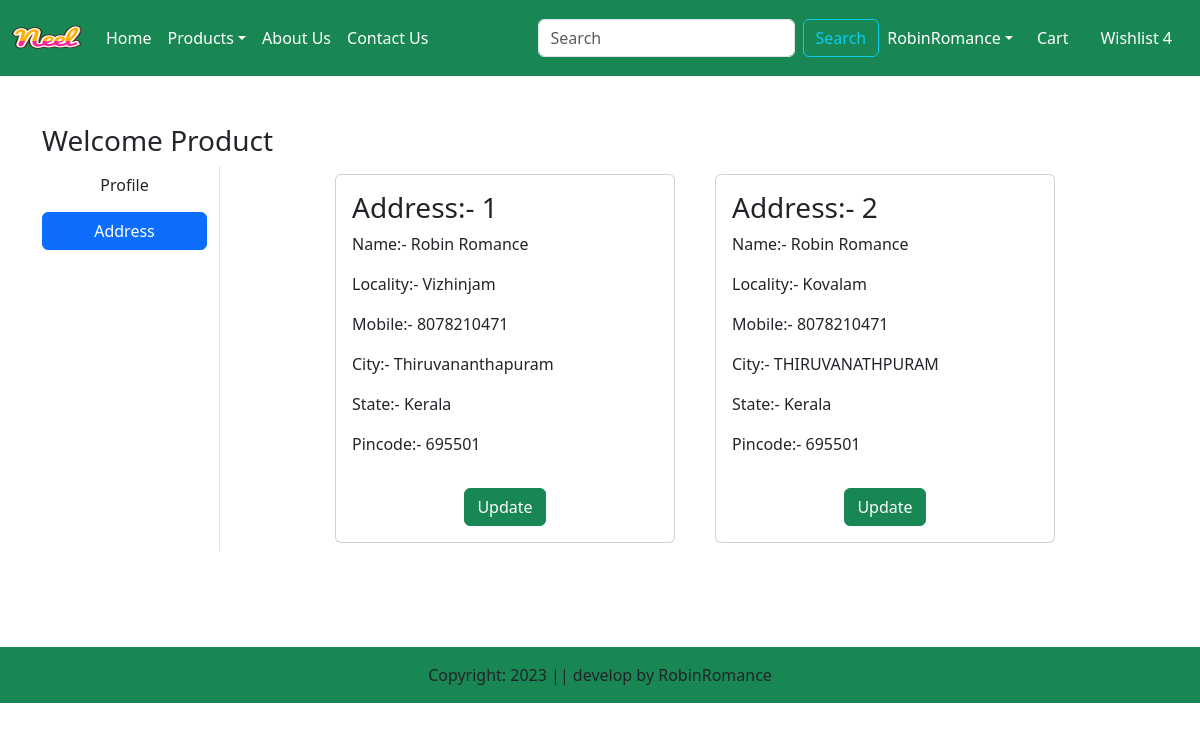
The page /address/ (signed in) on the database its author committed.
### app/models.py (models this page shows, shortened)
class Customer(models.Model):
    user = models.ForeignKey(User, on_delete=models.CASCADE)
    name = models.CharField(max_length=200)
    locality = models.CharField(max_length=200)
    city = models.CharField(max_length=50)
    mobile = models.IntegerField(default=0)
    zipcode = models.IntegerField()
    state = models.CharField(choices=STATE_CHOICES, max_length=100)

### app/views.py (the view)
# urls.py: path('address/', views.address, name='address'),
def address(request):
    add = Customer.objects.filter(user = request.user)
    return render(request, 'app/address.html', locals())

### app/templates/app/address.html (shortened to what this page needs)
{% extends 'app/base.html' %}
{% load static %}
{% block main-content %}
<div class="container my-5">
    <div class="row">
        <h3>Welcome <span class='text-capitalize'>{{request.user}}</span></h3>
        <div class="col-sm-2 border-end">
            <ul class='list-unstyled'>
                <li class='d-grid'><a href="{% url 'profile' %}" class='btn'>Profile</a></li>
                <li class='d-grid mt-2'><a href="{% url 'address' %}" class='btn btn-primary'>Address</a></li>
            </ul>
        </div>
        <div class="col-sm-8 offset-sm-1">
            <div class="row">
            {% for ad in add %}
                <div class="col-sm-6">
                    <div class="card m-2">
                        <div class="card-body">
                            <h3>Address:-  {{ forloop.counter }} </h3>
                            <p>Name:-  {{ ad.name }} </p>
                            <p>Locality:-  {{ ad.locality }} </p>
                            <p>Mobile:-  {{ ad.mobile }} </p>
                            <p>City:-  {{ ad.city }} </p>
                            <p>State:-  {{ ad.state }} </p>
                            <p>Pincode:-  {{ ad.zipcode }} </p>
                        </div>
                        <p class="text-center"><a href="{% url 'update' pk=ad.id %}" type="button" class="btn btn-success">Update</a></p>
                    </div>
                </div>
            {% endfor %}
            </div>
        </div>
    </div>
</div>
{% endblock main-content %}

### rows shown on the page
Customer: name "Robin Romance", locality "Vizhinjam", mobile "8078210471", city "Thiruvananthapuram", state "Kerala", zipcode "695501"
Customer: name "Robin Romance", locality "Kovalam", mobile "8078210471", city "THIRUVANATHPURAM", state "Kerala", zipcode "695501"

### other values the page prints
{{ request.user }} "Product"
